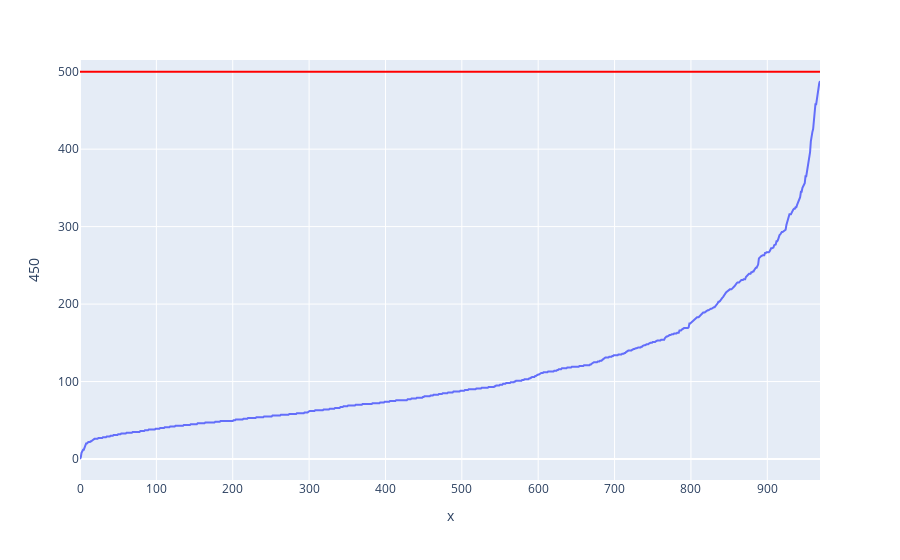

The notebook cell this image was saved under:
### Code cell
df_check = df_valid_users['450'].to_frame()
df_check.sort_values(by = '450', inplace=True)
fig = px.line(df_check, x = range(df_check.shape[0]), y = '450')
fig.add_hline(500, line_color = 'red')
fig.show()

### Figure 1 — Plotly figure (JSON) as saved in the notebook; plotly's stock layout.template omitted (floating-point values rounded to 4 significant figures; data arrays with more than 128 entries replaced by an {"elided": "..."} marker saying what was removed)
{"data": [{"hovertemplate": "x=%{x}<br>450=%{y}<extra></extra>", "legendgroup": "", "line": {"color": "#636efa", "dash": "solid"}, "marker": {"symbol": "circle"}, "mode": "lines", "name": "", "orientation": "v", "showlegend": false, "type": "scatter", "x": {"elided": "970 int values"}, "xaxis": "x", "y": {"elided": "970 int values"}, "yaxis": "y"}], "layout": {"legend": {"tracegroupgap": 0}, "margin": {"t": 60}, "shapes": [{"line": {"color": "red"}, "type": "line", "x0": 0, "x1": 1, "xref": "x domain", "y0": 500, "y1": 500, "yref": "y"}], "xaxis": {"anchor": "y", "domain": [0, 1], "title": {"text": "x"}}, "yaxis": {"anchor": "x", "domain": [0, 1], "title": {"text": "450"}}}}
